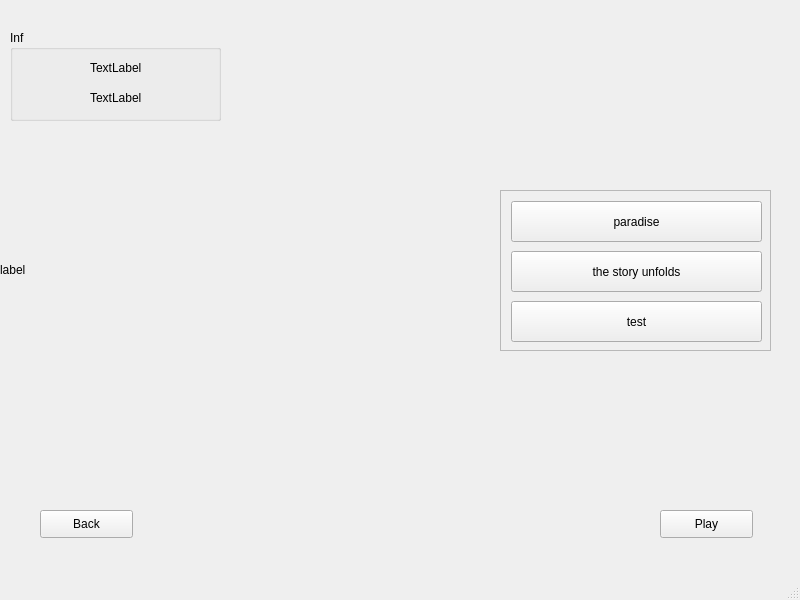
<?xml version="1.0" encoding="UTF-8"?>
<ui version="4.0">
 <class>PlayScene</class>
 <widget class="QMainWindow" name="PlayScene">
  <property name="geometry">
   <rect>
    <x>0</x>
    <y>0</y>
    <width>800</width>
    <height>600</height>
   </rect>
  </property>
  <property name="minimumSize">
   <size>
    <width>800</width>
    <height>600</height>
   </size>
  </property>
  <property name="maximumSize">
   <size>
    <width>800</width>
    <height>600</height>
   </size>
  </property>
  <property name="mouseTracking">
   <bool>true</bool>
  </property>
  <property name="windowTitle">
   <string>选择你要玩的谱面（￣︶￣）↗　</string>
  </property>
  <property name="windowIcon">
   <iconset resource="testres/testres.qrc">
    <normaloff>:/test/nku.png</normaloff>:/test/nku.png</iconset>
  </property>
  <widget class="QWidget" name="centralwidget">
   <widget class="QPushButton" name="Backbtn">
    <property name="geometry">
     <rect>
      <x>40</x>
      <y>510</y>
      <width>93</width>
      <height>28</height>
     </rect>
    </property>
    <property name="text">
     <string>Back</string>
    </property>
   </widget>
   <widget class="MusicSelectWindow" name="scrollArea">
    <property name="geometry">
     <rect>
      <x>500</x>
      <y>190</y>
      <width>271</width>
      <height>161</height>
     </rect>
    </property>
    <property name="widgetResizable">
     <bool>true</bool>
    </property>
    <widget class="QWidget" name="scrollAreaWidgetContents">
     <property name="geometry">
      <rect>
       <x>0</x>
       <y>0</y>
       <width>269</width>
       <height>159</height>
      </rect>
     </property>
     <widget class="QToolButton" name="toolButton_3">
      <property name="geometry">
       <rect>
        <x>10</x>
        <y>110</y>
        <width>251</width>
        <height>41</height>
       </rect>
      </property>
      <property name="text">
       <string>test</string>
      </property>
     </widget>
     <widget class="QToolButton" name="toolButton_2">
      <property name="geometry">
       <rect>
        <x>10</x>
        <y>60</y>
        <width>251</width>
        <height>41</height>
       </rect>
      </property>
      <property name="text">
       <string>the story unfolds</string>
      </property>
     </widget>
     <widget class="QToolButton" name="toolButton">
      <property name="geometry">
       <rect>
        <x>10</x>
        <y>10</y>
        <width>251</width>
        <height>41</height>
       </rect>
      </property>
      <property name="text">
       <string>paradise</string>
      </property>
     </widget>
    </widget>
   </widget>
   <widget class="QPushButton" name="Playbtn">
    <property name="geometry">
     <rect>
      <x>660</x>
      <y>510</y>
      <width>93</width>
      <height>28</height>
     </rect>
    </property>
    <property name="text">
     <string>Play</string>
    </property>
   </widget>
   <widget class="QLabel" name="label">
    <property name="geometry">
     <rect>
      <x>0</x>
      <y>-30</y>
      <width>800</width>
      <height>600</height>
     </rect>
    </property>
    <property name="text">
     <string>label</string>
    </property>
    <property name="scaledContents">
     <bool>true</bool>
    </property>
   </widget>
   <widget class="QGroupBox" name="groupBox">
    <property name="geometry">
     <rect>
      <x>10</x>
      <y>30</y>
      <width>211</width>
      <height>91</height>
     </rect>
    </property>
    <property name="title">
     <string>Inf</string>
    </property>
    <widget class="QLabel" name="PttLabel">
     <property name="geometry">
      <rect>
       <x>80</x>
       <y>60</y>
       <width>72</width>
       <height>15</height>
      </rect>
     </property>
     <property name="frameShape">
      <enum>QFrame::NoFrame</enum>
     </property>
     <property name="text">
      <string>TextLabel</string>
     </property>
    </widget>
    <widget class="QLabel" name="NameLabel">
     <property name="geometry">
      <rect>
       <x>80</x>
       <y>30</y>
       <width>72</width>
       <height>15</height>
      </rect>
     </property>
     <property name="frameShape">
      <enum>QFrame::NoFrame</enum>
     </property>
     <property name="text">
      <string>TextLabel</string>
     </property>
    </widget>
    <widget class="QLabel" name="IconLabel">
     <property name="geometry">
      <rect>
       <x>10</x>
       <y>20</y>
       <width>61</width>
       <height>61</height>
      </rect>
     </property>
     <property name="text">
      <string/>
     </property>
     <property name="pixmap">
      <pixmap resource="testres/testres.qrc">:/test/icon1.jpg</pixmap>
     </property>
     <property name="scaledContents">
      <bool>true</bool>
     </property>
    </widget>
   </widget>
   <zorder>label</zorder>
   <zorder>Backbtn</zorder>
   <zorder>scrollArea</zorder>
   <zorder>Playbtn</zorder>
   <zorder>groupBox</zorder>
  </widget>
  <widget class="QMenuBar" name="menubar">
   <property name="geometry">
    <rect>
     <x>0</x>
     <y>0</y>
     <width>800</width>
     <height>26</height>
    </rect>
   </property>
  </widget>
  <widget class="QStatusBar" name="statusBar"/>
 </widget>
 <customwidgets>
  <customwidget>
   <class>MusicSelectWindow</class>
   <extends>QScrollArea</extends>
   <header>musicselectwindow.h</header>
   <container>1</container>
  </customwidget>
 </customwidgets>
 <resources>
  <include location="testres/testres.qrc"/>
 </resources>
 <connections/>
</ui>
